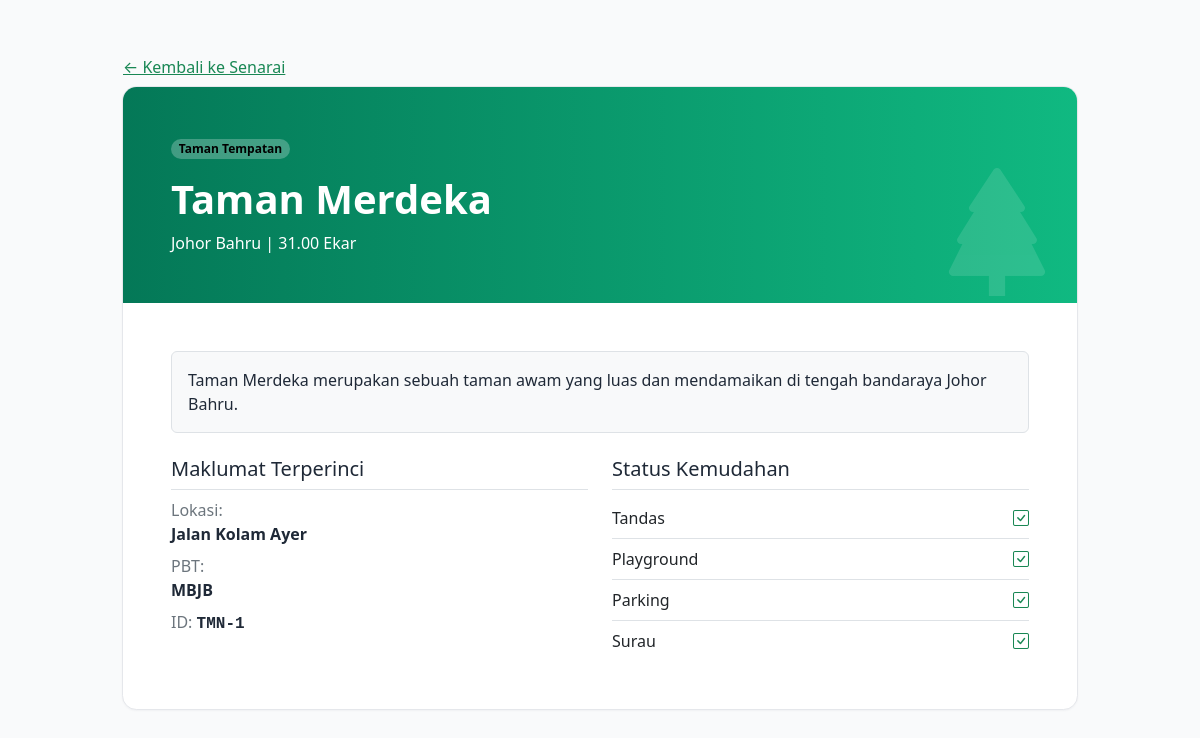
/taman/1/, run on an earlier commit of the app's database.
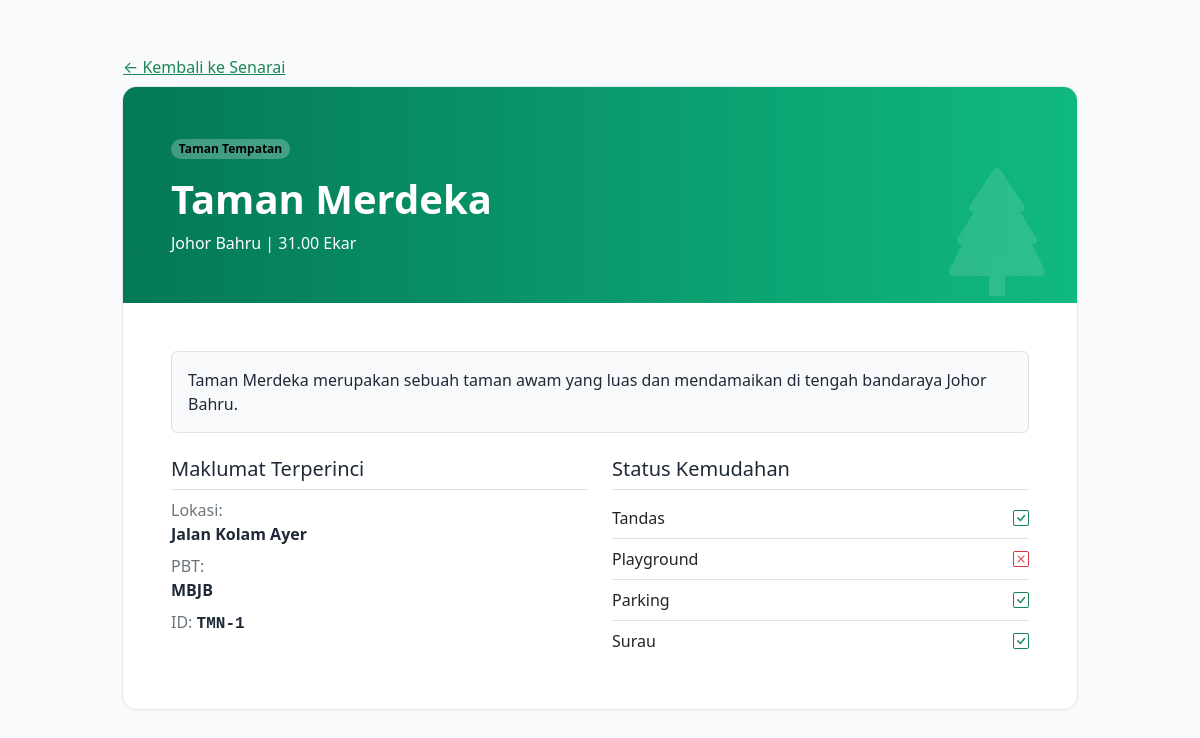
And on a later commit of the database.
### taman/views.py (the view)
# urls.py: path('taman/<int:pk>/', views.profil_taman, name='profil_taman'),
def profil_taman(request, pk):
	taman = get_object_or_404(Taman, pk=pk)
	return render(request, 'taman/profil.html', {'taman': taman})

### templates/taman/profil.html (shortened to what this page needs)
{% extends 'base.html' %}
{% block body %}
<div class="container py-4 py-md-5" style="max-width: 980px;">
  <a href="/" class="btn btn-link ps-0 text-success">&larr; Kembali ke Senarai</a>
  <div class="card-soft bg-white overflow-hidden">
    <div class="p-4 p-md-5 text-white hero-head position-relative overflow-hidden">
      <i class="bi bi-tree-fill position-absolute" style="right: 1rem; bottom: -1.5rem; font-size: 8rem; opacity: .12;"></i>
      <span class="badge rounded-pill text-bg-light bg-opacity-25 mb-3">{{ taman.jenis }}</span>
      <h1 class="m-0 fw-bold">{{ taman.nama }}</h1>
      <p class="mb-0 mt-2">{{ taman.daerah }} | {{ taman.keluasan|default:'N/A' }} Ekar</p>
    </div>
    <div class="p-4 p-md-5">
      {% if taman.deskripsi %}
      <div class="p-3 rounded border bg-light mb-4">{{ taman.deskripsi }}</div>
      {% endif %}
      <div class="row g-4">
        <div class="col-12 col-md-6">
          <h5 class="pb-2 border-bottom">Maklumat Terperinci</h5>
          <p class="mb-2"><span class="text-secondary">Lokasi:</span><br><strong>{{ taman.lokasi }}</strong></p>
          <p class="mb-2"><span class="text-secondary">PBT:</span><br><strong>{{ taman.pbt|default:'Tidak dinyatakan' }}</strong></p>
          <p class="mb-0"><span class="text-secondary">ID:</span> <strong class="font-monospace">TMN-{{ taman.id }}</strong></p>
        </div>
        <div class="col-12 col-md-6">
          <h5 class="pb-2 border-bottom">Status Kemudahan</h5>
          <ul class="list-group list-group-flush">
            <li class="list-group-item d-flex justify-content-between bg-transparent px-0">Tandas{% if taman.tandas %}<span class="text-success"><i class="bi bi-check-square"></i></span>{% else %}<span class="text-danger"><i class="bi bi-x-square"></i></span>{% endif %}</li>
            <li class="list-group-item d-flex justify-content-between bg-transparent px-0">Playground{% if taman.playground %}<span class="text-success"><i class="bi bi-check-square"></i></span>{% else %}<span class="text-danger"><i class="bi bi-x-square"></i></span>{% endif %}</li>
            <li class="list-group-item d-flex justify-content-between bg-transparent px-0">Parking{% if taman.parking %}<span class="text-success"><i class="bi bi-check-square"></i></span>{% else %}<span class="text-danger"><i class="bi bi-x-square"></i></span>{% endif %}</li>
            <li class="list-group-item d-flex justify-content-between bg-transparent px-0">Surau{% if taman.surau %}<span class="text-success"><i class="bi bi-check-square"></i></span>{% else %}<span class="text-danger"><i class="bi bi-x-square"></i></span>{% endif %}</li>
          </ul>
        </div>
      </div>
    </div>
  </div>
</div>
{% endblock %}

What changed in the data, as far as the page shows it:
changed Taman "Taman Merdeka": playground True → False (drawn)
